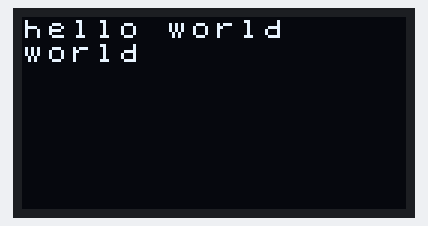
This sketch was run on a simulated Arduino Uno, built with avr-gcc and run on an emulated ATmega328P. Parts: 128×64 one-colour display.

Above: at 1.9 s.

Measured:
- by itself, everything shown: repeats every 2.5 s, in 4 steps
- what the display in image 0 shows lasts 1.1 s, from 1.9 s to 3.0 s

The sketch:

oled_test.ino
```cpp
// (licence header left out)
#include <U8x8lib.h>  // install U8g2 library

#define SCREEN_WIDTH 128 // OLED display width, in pixels
#define SCREEN_HEIGHT 64 // OLED display height, in pixels

String upperarm_str = "world";

U8X8_SSD1306_128X64_NONAME_HW_I2C u8x8(/* reset=*/ U8X8_PIN_NONE);

void clear_oled(){
  u8x8.setFont(u8x8_font_chroma48medium8_r);
  u8x8.drawString(0,0,"                   ");
  u8x8.drawString(0,1,"                   ");
  u8x8.drawString(0,2,"                   ");
  u8x8.drawString(0,3,"                   ");
  delay(100);
}

void setup() {
  Serial.begin(115200);
  u8x8.begin();
  clear_oled();
}

void loop() {
  clear_oled();
  delay(1000);
  u8x8.setFont(u8x8_font_chroma48medium8_r);
  u8x8.drawString(0,0,"hello world");
  u8x8.drawString(0,1,upperarm_str.c_str());
  delay(1000);

}
```
